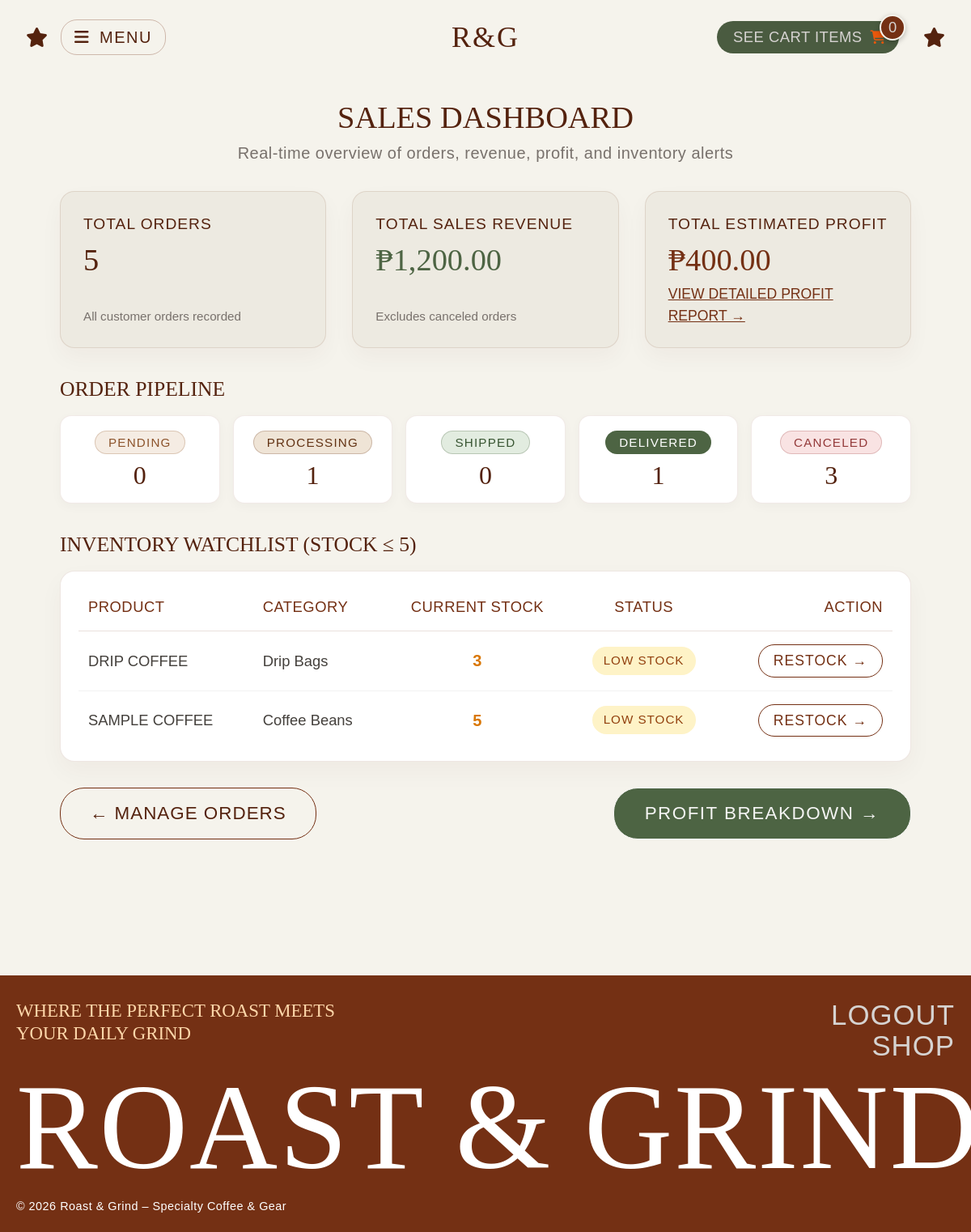
Page /admin/dashboard.php (signed in) on the committed database.
### tables this page shows
CREATE TABLE `item` (
  `item_id` int(11) NOT NULL,
  `item_name` varchar(150) NOT NULL,
  `description` text NOT NULL,
  `origin` varchar(100) NOT NULL DEFAULT 'N/A',
  `category` varchar(50) NOT NULL,
  `cost_price` decimal(10,2) NOT NULL,
  `sell_price` decimal(10,2) NOT NULL,
  `img_path` varchar(255) NOT NULL DEFAULT 'default_coffee.jpg'
);

### admin/dashboard.php (the view, shortened to what this page needs)
<?php
require_once "../includes/admin_check.php";
require_once "../includes/config.php";
function peso($n)
{
    return ($n < 0 ? '-' : '') . '₱' . number_format(abs($n), 2);
}
$per_status = array_fill_keys($order_statuses, 0);
$res = mysqli_query($conn, "SELECT status, COUNT(*) AS total FROM orders GROUP BY status");
while ($r = mysqli_fetch_assoc($res)) {
    $per_status[$r['status']] = (int) $r['total'];
}
$total_orders = array_sum($per_status);
$sales = mysqli_query($conn,
    "SELECT o.status, oi.unit_price, oi.unit_cost, oi.quantity
     FROM orders o
     JOIN order_items oi ON oi.order_id = o.order_id");
$total_revenue = 0.0;
$total_profit  = 0.0;
while ($r = mysqli_fetch_assoc($sales)) {
    if ($r['status'] === 'Canceled') {
        continue;
    }
    $total_revenue += $r['unit_price'] * $r['quantity'];
    $total_profit  += ($r['unit_price'] - $r['unit_cost']) * $r['quantity'];
}
$low_stock = mysqli_query($conn,
    "SELECT i.item_id, i.item_name, i.category, COALESCE(s.quantity, 0) AS quantity
     FROM item i
     LEFT JOIN stock s ON s.item_id = i.item_id
     WHERE COALESCE(s.quantity, 0) <= 5
     ORDER BY quantity ASC, i.item_name ASC");
require_once "../includes/header.php";
?>
<div class="dashboard-wrapper">
    <h1 class="dashboard-title">Sales Dashboard</h1>
    <p class="dashboard-subtitle">Real-time overview of orders, revenue, profit, and inventory alerts</p>
    <div class="dashboard-kpi-grid">
        <div class="dashboard-kpi-card">
            <div>
                <div class="kpi-label">Total Orders</div>
                <div class="kpi-number"><?= $total_orders; ?></div>
            </div>
            <div class="kpi-hint">All customer orders recorded</div>
        </div>
        <div class="dashboard-kpi-card">
            <div>
                <div class="kpi-label">Total Sales Revenue</div>
                <div class="kpi-number kpi-revenue"><?= peso($total_revenue); ?></div>
            </div>
            <div class="kpi-hint">Excludes canceled orders</div>
        </div>
        <div class="dashboard-kpi-card">
            <div>
                <div class="kpi-label">Total Estimated Profit</div>
                <div class="kpi-number kpi-profit <?= $total_profit < 0 ? 'text-danger' : ''; ?>">
                    <?= peso($total_profit); ?>
                </div>
            </div>
            <div>
                <a href="profit.php" class="kpi-link">View Detailed Profit Report &rarr;</a>
            </div>
        </div>
    </div>
    <h3 class="dashboard-section-header">Order Pipeline</h3>
    <div class="dashboard-status-grid">
        <?php foreach ($per_status as $status => $count): ?>
            <div class="dashboard-status-card">
                <div><?= statusBadge($status); ?></div>
                <div class="dashboard-status-count"><?= $count; ?></div>
            </div>
        <?php endforeach; ?>
    </div>
    <h3 class="dashboard-section-header">Inventory Watchlist (Stock &le; 5)</h3>
    <div class="dashboard-table-box">
        <table class="dashboard-table">
            <thead>
                <tr>
                    <th class="text-start">Product</th>
                    <th class="text-start">Category</th>
                    <th class="text-center">Current Stock</th>
                    <th class="text-center">Status</th>
                    <th class="text-end">Action</th>
                </tr>
            </thead>
            <tbody>
                <?php while ($p = mysqli_fetch_assoc($low_stock)): ?>
                    <tr>
                        <td class="dashboard-item-name"><?= htmlspecialchars($p['item_name']); ?></td>
                        <td><?= htmlspecialchars($p['category']); ?></td>
                        <td class="text-center fw-bold fs-5" style="color: <?= ((int)$p['quantity'] === 0) ? '#FB7185' : '#D97706'; ?>;">
                            <?= (int) $p['quantity']; ?>
                        </td>
                        <td class="text-center">
                            <?php if ((int) $p['quantity'] === 0): ?>
                                <span class="order-badge-custom badge-canceled">Out of Stock</span>
                            <?php else: ?>
                                <span class="order-badge-custom badge-pending">Low Stock</span>
                            <?php endif; ?>
                        </td>
                        <td class="text-end">
                            <a href="../item/edit.php?id=<?= $p['item_id']; ?>" class="dashboard-restock-btn">
                                Restock &rarr;
                            </a>
                        </td>
                    </tr>
                <?php endwhile; ?>
            </tbody>
        </table>
    </div>
    <div class="dashboard-actions-bar">
        <a href="orders.php" class="dashboard-btn-outline">
            &larr; Manage Orders
        </a>
        <a href="profit.php" class="dashboard-btn-primary">
            Profit Breakdown &rarr;
        </a>
    </div>
</div>
<?php require_once "../includes/footer.php"; ?>

### rows in the picture
item: item_name "DRIP COFFEE", category "Drip Bags", quantity "3"
item: item_name "SAMPLE COFFEE", category "Coffee Beans", quantity "5"

### other values in the picture
$cartCount "0"
$total_orders "5"
peso($total_revenue) "₱1,200.00"
peso($total_profit) "₱400.00"
$status "PENDING"
$count "0"
$status "PROCESSING"
$count "1"
$status "SHIPPED"
$status "DELIVERED"
$status "CANCELED"
$count "3"
